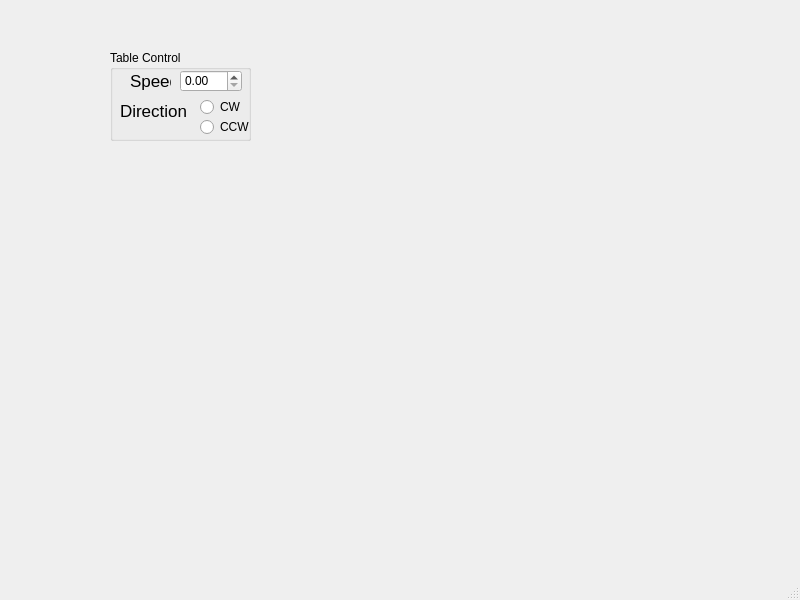
<?xml version="1.0" encoding="UTF-8"?>
<ui version="4.0">
 <class>MainWindow</class>
 <widget class="QMainWindow" name="MainWindow">
  <property name="geometry">
   <rect>
    <x>0</x>
    <y>0</y>
    <width>800</width>
    <height>600</height>
   </rect>
  </property>
  <property name="windowTitle">
   <string>MainWindow</string>
  </property>
  <widget class="QWidget" name="centralwidget">
   <widget class="QGroupBox" name="groupBox">
    <property name="geometry">
     <rect>
      <x>110</x>
      <y>50</y>
      <width>141</width>
      <height>91</height>
     </rect>
    </property>
    <property name="title">
     <string>Table Control</string>
    </property>
    <widget class="QDoubleSpinBox" name="doubleSpinBox">
     <property name="geometry">
      <rect>
       <x>70</x>
       <y>20</y>
       <width>62</width>
       <height>22</height>
      </rect>
     </property>
    </widget>
    <widget class="QLabel" name="label">
     <property name="geometry">
      <rect>
       <x>20</x>
       <y>10</y>
       <width>41</width>
       <height>41</height>
      </rect>
     </property>
     <property name="font">
      <font>
       <pointsize>13</pointsize>
      </font>
     </property>
     <property name="text">
      <string>Speed </string>
     </property>
    </widget>
    <widget class="QLabel" name="label_2">
     <property name="geometry">
      <rect>
       <x>10</x>
       <y>40</y>
       <width>101</width>
       <height>41</height>
      </rect>
     </property>
     <property name="font">
      <font>
       <pointsize>13</pointsize>
      </font>
     </property>
     <property name="text">
      <string>Direction</string>
     </property>
    </widget>
    <widget class="QRadioButton" name="radioButton">
     <property name="geometry">
      <rect>
       <x>90</x>
       <y>50</y>
       <width>62</width>
       <height>14</height>
      </rect>
     </property>
     <property name="text">
      <string>CW</string>
     </property>
    </widget>
    <widget class="QRadioButton" name="radioButton_2">
     <property name="geometry">
      <rect>
       <x>90</x>
       <y>70</y>
       <width>62</width>
       <height>14</height>
      </rect>
     </property>
     <property name="text">
      <string>CCW</string>
     </property>
    </widget>
   </widget>
  </widget>
  <widget class="QMenuBar" name="menubar">
   <property name="geometry">
    <rect>
     <x>0</x>
     <y>0</y>
     <width>800</width>
     <height>18</height>
    </rect>
   </property>
  </widget>
  <widget class="QStatusBar" name="statusbar"/>
 </widget>
 <resources/>
 <connections/>
</ui>
